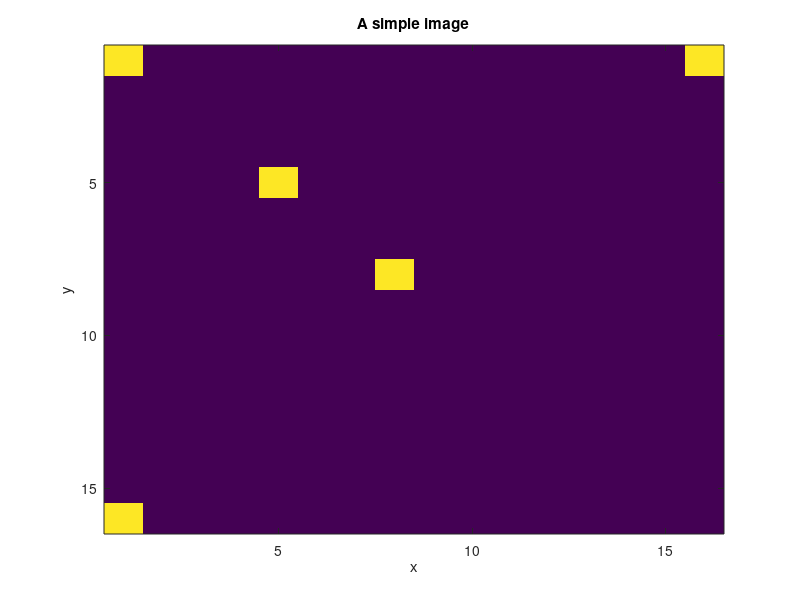
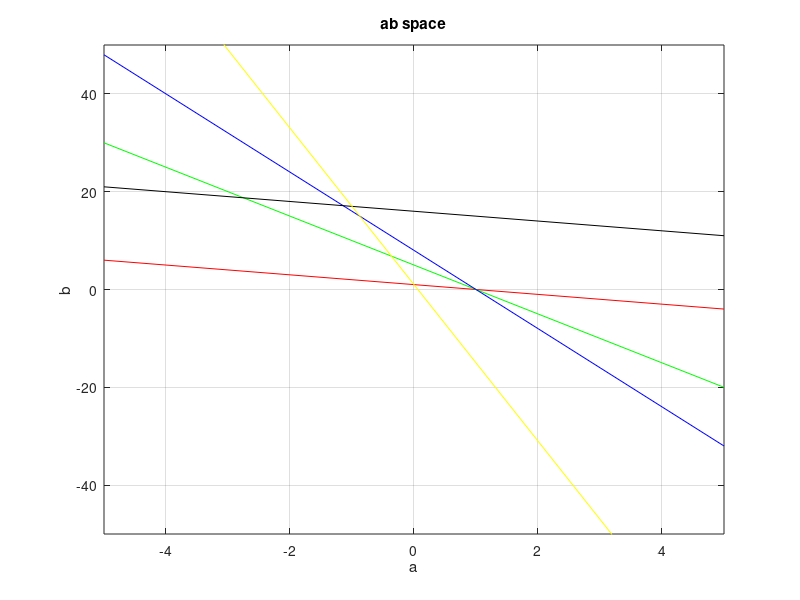
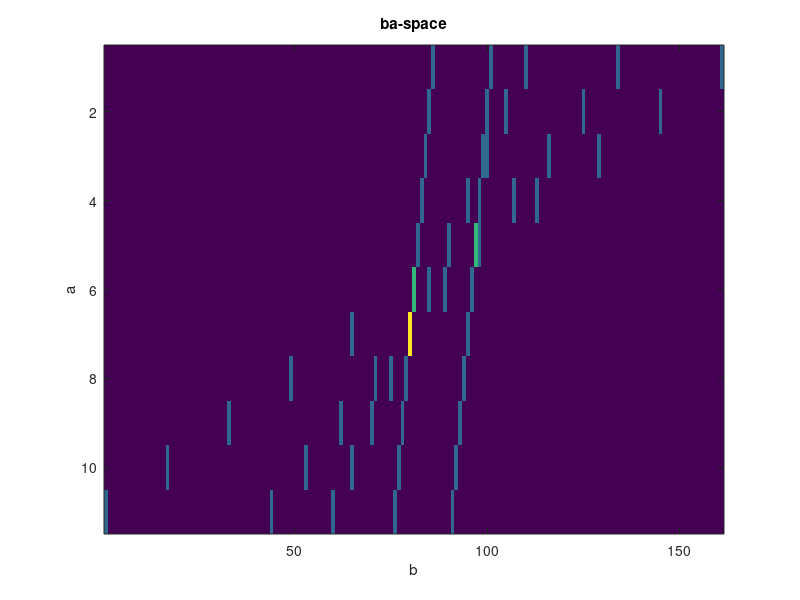
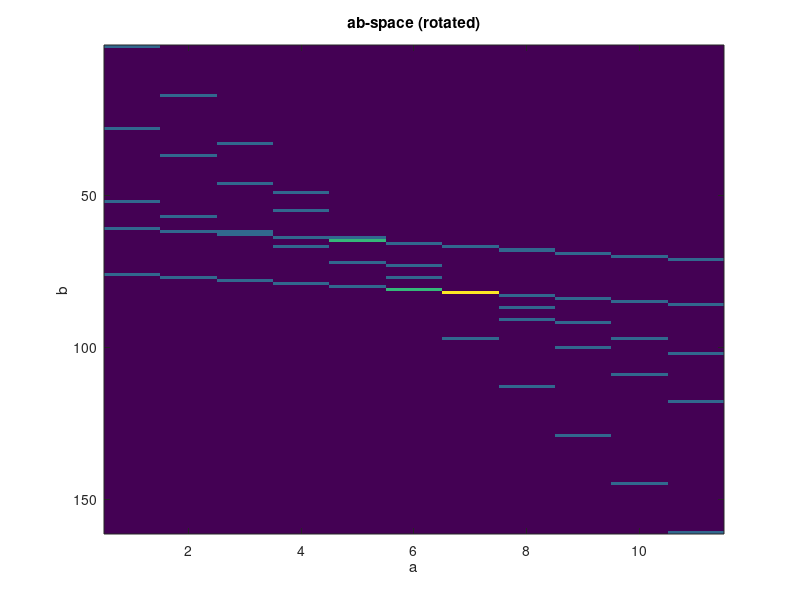

Recreate these plots in MATLAB, in order. (Note: this script raises an error after producing the figures.)
%% Week 3 : The Hough Transform% This week we are looking at the Hough transform. We will start of by% looking at some simple examples on how the Hough Transform works, and% continue with some examples on how to use the Hough Transform.%% This code can be downloaded from https://github.com/olemarius90/INF4300%% Right now it's a lot of files uploaded under week three.clear allclose all% Start by making a simple imageim=zeros(16);im(1,1)=1;im(5,5)=1;im(8,8)=1;im(1,16)=1;im(16,1) = 1;figure(1)imagesc(im)title('A simple image');xlabel('x');ylabel('y');% The question is, are these point on a line?% That is, is there a line y=ax+b that passes% through these points for some values of% a and b?% Take every x,y coordinate from the given image and plug it into% the equation b=-xa+y AS PARAMETERS. Then vary a over some% predefined interval and take a look at the lines produced by this:% y = ax + bfigure(2);clf% Point 1, x=1, y=1, b=-a+1a=-5:5;b=-a+1;plot(a,b,'r');hold on% Point 2, x=5, y=5, b=-5a+5a=-5:5;b=-5*a+5;plot(a,b,'g');% Point 3, x=9, y=9, b=-9a+9a=-5:5;b=-8*a+8;plot(a,b,'b');% Point 4, x = 1, y = 16; b = -a + 16a=-5:5;b=-a+16;plot(a,b,'k');% Point 5 x = 16, y = 1; b = -16a + 1a=-5:5;b=-16*a+1;plot(a,b,'y');grid onaxis([-5 5 -50 50])xlabel('a')ylabel('b')title('ab space');%% Creating the accumulator matrix% Here we are creating a matrix to represent the "ab-space". If we find the% maximum of this matrix we will find the most dominant line in the% original image.% The accumulator matrixacc=zeros(11,161);% We need to introduce some offsets since the values for a and b will be% negative as well.b_offset = 80;a_offset = 6;%For point 1, x=1, y=1, b=-a+1a=-5:5;b=-a+1;for x=1:length(a)    acc(a(x)+a_offset,b(x)+b_offset)=acc(a(x)+a_offset,b(x)+b_offset)+1;end% Point 2, x=5, y=5, b=-5a+5a=-5:5;b=-5*a+5;for x=1:length(a)    acc(a(x)+a_offset,b(x)+b_offset)=acc(a(x)+a_offset,b(x)+b_offset)+1;end% Point 3, x=9, y=9, b=-9a+9a=-5:5;b=-9*a+9;for x=1:length(a)    acc(a(x)+a_offset,b(x)+b_offset)=acc(a(x)+a_offset,b(x)+b_offset)+1;end% Point 4, x = 1, y = 16; b = -a + 16a=-5:5;b=-a+16;for x=1:length(a)    acc(a(x)+a_offset,b(x)+b_offset)=acc(a(x)+a_offset,b(x)+b_offset)+1;end% Point 5 x = 16, y = 1; b = -16a + 1a=-5:5;b=-16*a+1;for x=1:length(a)    acc(a(x)+a_offset,b(x)+b_offset)=acc(a(x)+a_offset,b(x)+b_offset)+1;endfigure(3);clfimagesc((acc))xlabel('b'),ylabel('a')title('ba-space');figure(4);clfimagesc(rot90(acc))xlabel('a'),ylabel('b')title('ab-space (rotated)');% Lets find the maximum of the matrix[v,idx] = max(acc(:));% And we want the index of the maximum[a_max,b_max] = ind2sub(size(acc),idx)%But we need to remember to account for the offsets we introduceda=a_max-a_offsetb=b_max-b_offsetdisp(sprintf('We have found the line y=%dx+%d.',a,b))disp('Does this fit our original image?');%% Hough transform example 1% Creating a simple image with one lineimg=zeros(11);for j=3:9    img(j,j)=1;endfigure(5)colormap(gray(2))imagesc(img);grid onaxis imagetitle('Another simple image (image 1)');% Using the built in function Hough[H,theta,rho] = hough(img);figure(6)imagesc(theta,rho,H);colormap jetxlabel('\theta (degrees)')ylabel('\rho (pixels from center)')title('Hough transform of image 1')%% Hough transform example 2% Creating a simple image with one lineimg=zeros(11);for j=3:9    img(j,j)=1;end% Putting some holes in the lineimg(5,5)=0;img(7,7)=0;figure(7)colormap(gray(2))imagesc(img);grid onaxis imagetitle('Another simple image (image 2)');% Using the built in function Hough[H,theta,rho] = hough(img);figure(8)imagesc(theta,rho,H);colormap jetxlabel('\theta (degrees)')ylabel('\rho (pixels from center)')title('Hough transform of image 2')%% Hough transform example 3% Creating a simple image with two linesimg=zeros(12);for j=3:9    img(j,j)=1;    img(j+3,j) = 1;endfigure(9)colormap(gray(2))imagesc(img);grid onaxis imagetitle('Another simple image (image 3)');% Using the built in function Hough[H,theta,rho] = hough(img);figure(10)imagesc(theta,rho,H);colormap jetxlabel('\theta (degrees)')ylabel('\rho (pixels from center)')title('Hough transform of image 3')figure(11)imagesc(theta,rho,H);colormap jetxlim([-60 -20]);ylim([-10 10]);xlabel('\theta (degrees)')ylabel('\rho (pixels from center)')title('Hough transform of image 3, zoomed in')%% Hough transform example 4 : Image of corridors% Now lets look at the image of corridorsimg=imread('corridor.png');img=double(rgb2gray(img));figure(12)imshow(img,[])title('Original image');pause(1)% Lets filter the original image with a Sobel filter to find the Sobel% magnitudeh1=fspecial('sobel');h2=h1';igh=imfilter(img,h1);igv=imfilter(img,h2);igs=abs(igh)+abs(igv);figure(13)imshow(igs,[])title('Sobel magnitude');pause(1)%Lets treshold the Sobel image%And lets skip the borderigsT=igs(5:end-5,5:end-5)>170;figure(14)imshow(igsT)title('Sobel image tresholded');pause(1)%resize the image as wellimg = img(5:end-5,5:end-5);%% Using the built in function Hough[H,theta,rho] = hough(igsT);figure(15);clfimagesc(theta,rho,H);colormap hotcolorbarcaxis([0 200 ])xlabel('\theta (degrees)')ylabel('\rho (pixels from center)')title('Hough transform of image 1')pause(1)% The rest of this code is taken from a MATLAB example from the "Help" of% houghlines% First we find and indicate the 5 most dominant linesP = houghpeaks(H,5);figure(16);clfimshow(H,[],'XData',theta,'YData',rho,'InitialMagnification','fit');xlabel('\theta'), ylabel('\rho');axis on, axis normal, hold on;plot(theta(P(:,2)),rho(P(:,1)),'s','color','white');title('Houghtransform with 5 most dominant lines indicated');xlabel('\theta (degrees)')ylabel('\rho (pixels from center)')pause(1)% Find lines and plot themlines = houghlines(img,theta,rho,P,'FillGap',5,'MinLength',7);figure(17), imshow(img,[]), hold ontitle('Image with lines found indicated');max_len = 0;for k = 1:length(lines)    xy = [lines(k).point1; lines(k).point2];    plot(xy(:,1),xy(:,2),'LineWidth',2,'Color','green');        % Plot beginnings and ends of lines    plot(xy(1,1),xy(1,2),'x','LineWidth',2,'Color','yellow');    plot(xy(2,1),xy(2,2),'x','LineWidth',2,'Color','red');        % Determine the endpoints of the longest line segment    len = norm(lines(k).point1 - lines(k).point2);    if ( len > max_len)        max_len = len;        xy_long = xy;    endend% highlight the longest line segmentplot(xy_long(:,1),xy_long(:,2),'LineWidth',2,'Color','blue');pause(1)%% Detecting circles with built in Huff transform in MATLAB%% Get image and displayi=imread('coins2.jpg');ig=double(rgb2gray(i));figure(18)imshow(ig,[])title('Image of coins');pause(0.5);% Make Sobelgradient image and displayh1=fspecial('sobel');h2=h1';igh=imfilter(ig,h1);igv=imfilter(ig,h2);igs=abs(igh)+abs(igv);figure(19);imshow(igs,[]);title('Sobel gradient magnitude');pause(1)%TresholdigsT=igs>170;figure(20);imshow(igsT,[]);title('Sobel gradient magnitude tresholded');pause(1)figure(21);imshow(ig,[])[centers, radii, metric] = imfindcircles(igsT,[15 30]);number_of_circles = 6;centersStrong5 = centers(1:number_of_circles,:);radiiStrong5 = radii(1:number_of_circles);metricStrong5 = metric(1:number_of_circles);viscircles(centersStrong5, radiiStrong5,'EdgeColor','b');title('Image with circles indicated');pause(1)%% A naive Huff implementation % (but not complete, I'm sorry but I didn't have time)% A complete version might show up in the git repository after a wile ;)img = rgb2gray(imread('corridor.png'));BW = edge(img);[N M] = size(img);theta_range = -90:90;rho_range = sqrt(N^2 + M^2);H_naive = zeros(length(theta_range),ceil(rho_range));size(H_naive)wb = waitbar(0,'Naive Huff Transform');for i = 1:N    waitbar(i/N,wb);    for j = 1:M        if BW(i,j)  % We hit a pixel with a value            for theta_ = theta_range                 rho_ = abs(i*cosd(theta_) + j*sind(theta_));                idx_rho = round(rho_) +1;                idx_theta = theta_ + 91;                H_naive(idx_theta, idx_rho) = H_naive(idx_theta, idx_rho)+1;            end        end    endendclose(wb);%%figure(22)imagesc(theta,rho,H);title('Matlab Huff');figure(23)imagesc(rho_range,theta_range,H_naive')title('Naive Huff');%% Some work for you% I'll leave it to you to convert this code into the randomised Huff% transform. Try to look at the provided PDF and the provided solution and% try to make your own implementation. If you get a solution you are happy% with feel free to send it to me, and I'll post it here and give credits% to you!% post_id = 346; %delete this line to force new post;% permaLink = http://inf4300.olemarius.net/2015/09/17/omhr_solution-m/;